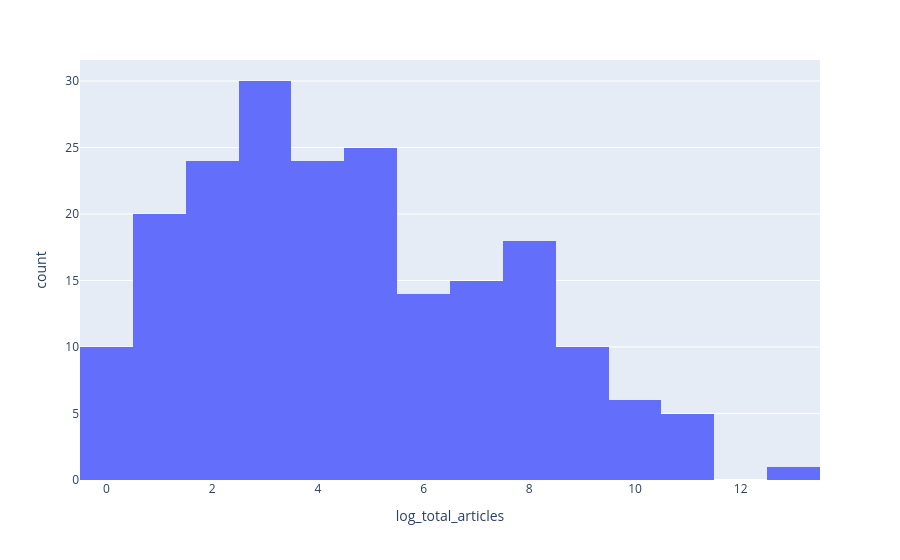

The notebook cell saved with this chart:
### Code cell
px.histogram(df_country_stats_unique, x="log_total_articles")

### Figure 1 — Plotly figure (JSON) as saved in the notebook; plotly's stock layout.template omitted (floating-point values rounded to 4 significant figures; data arrays with more than 128 entries replaced by an {"elided": "..."} marker saying what was removed)
{"data": [{"bingroup": "x", "hovertemplate": "log_total_articles=%{x}<br>count=%{y}<extra></extra>", "legendgroup": "", "marker": {"color": "#636efa", "pattern": {"shape": ""}}, "name": "", "orientation": "v", "showlegend": false, "x": {"elided": "202 float values"}, "xaxis": "x", "yaxis": "y", "type": "histogram"}], "layout": {"xaxis": {"anchor": "y", "domain": [0.0, 1.0], "title": {"text": "log_total_articles"}}, "yaxis": {"anchor": "x", "domain": [0.0, 1.0], "title": {"text": "count"}}, "legend": {"tracegroupgap": 0}, "margin": {"t": 60}, "barmode": "relative"}}
